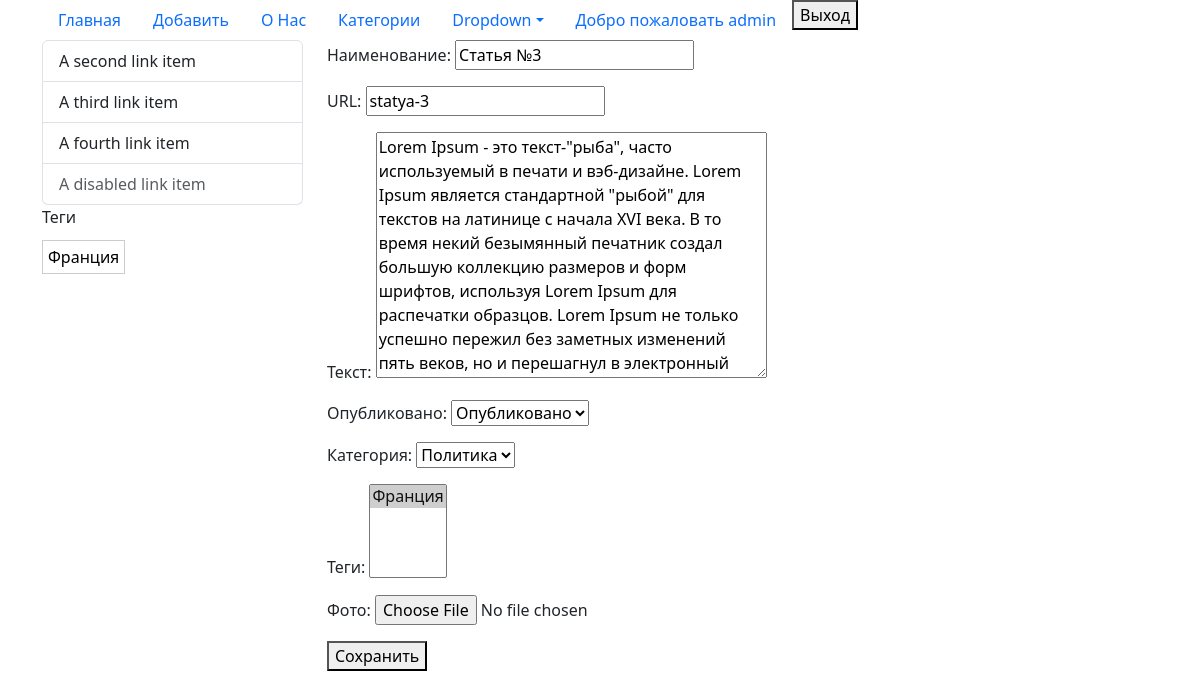
The app's page /edit_post/statya-3/ (signed in), older data.
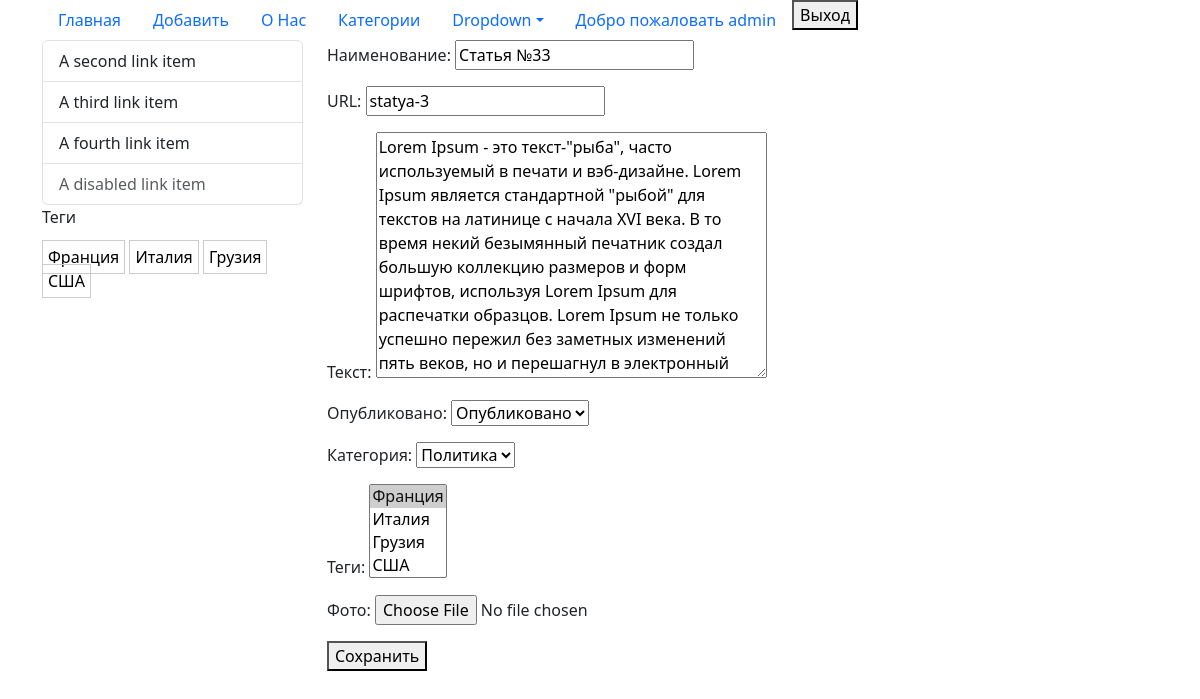
The same page, newer data.
### blog/models.py (models this page shows, shortened)
class PostTags(models.Model):
    tag = models.CharField(max_length=100, db_index=True, verbose_name='Тег')
    slug = models.SlugField(max_length=150, db_index=True, unique=True)
    class Meta:
        verbose_name = 'Тег'
        verbose_name_plural = 'Теги'
    def get_absolute_url(self):
        return reverse('tag', kwargs={'slug': self.slug})
    def __str__(self):
        return self.tag

class Post(models.Model):
    class Status(models.IntegerChoices):
        published = 1, 'Опубликовано'
        draft = 0, 'Черновик'
    title = models.CharField(max_length=250, verbose_name='Наименование')
    slug = models.SlugField(unique=True, verbose_name='URL')
    content = models.TextField(verbose_name='Текст')
    created = models.DateTimeField(auto_now_add=True, verbose_name='Создан', null=True, blank=True)
    updated = models.DateTimeField(auto_now=True, verbose_name='Изменён', null=True)
    is_published = models.BooleanField(choices=tuple(map(lambda x: (bool(x[0]), x[1]), Status.choices)), default=Status.draft, verbose_name='Опубликовано')
    category = models.ForeignKey(Category, on_delete=models.CASCADE, related_name='posts', verbose_name='Категория')
    tags = models.ManyToManyField(PostTags, related_name='tags', verbose_name='Теги', blank=True)
    image = models.ImageField(upload_to='photos/%Y/%m/%d', verbose_name="Фото", blank=True, null=True)
    class Meta:
        verbose_name = 'Статья'
        verbose_name_plural = 'Статьи'
        ordering = ['-created']

class Category(models.Model):
    title = models.CharField(max_length=100, verbose_name='Название')
    slug = models.CharField(max_length=100, unique=True, verbose_name='URL')
    created = models.DateTimeField(auto_now_add=True, verbose_name='Создан', null=True, blank=True)
    description = models.TextField(verbose_name='Описание')
    image = models.ImageField(upload_to='photos/%Y/%m/%d', verbose_name="Фото", blank=True, null=True)
    class Meta:
        verbose_name = 'Категория'
        verbose_name_plural = 'Категории'
    def get_absolute_url(self):
        return reverse('cat', kwargs={'slug': self.slug})
    def __str__(self):
        return self.title

### blog/views.py (the view)
# urls.py: path('edit_post/<slug:slug>/', PostEditPage.as_view(), name='edit_post'),
class PostEditPage(LoginRequiredMixin, UpdateView):
    model = Post
    fields = '__all__'
    template_name = 'blog/add_post.html'
    success_url = reverse_lazy('index')
    extra_context = {
        'title': 'Редактирование страницы'
    }

### blog/templatetags/blog_tags.py (called while the page is built)
@register.simple_tag()
def get_category():
    return Category.objects.all()

@register.simple_tag()
def get_tags():
    return PostTags.objects.all()

### blog/templates/blog/add_post.html (shortened to what this page needs)
{% extends 'base.html' %}
{% block content %}
    <form action="" method="post" enctype="multipart/form-data">
        {{ form.as_p }}
    <button type="submit">Сохранить</button>
    </form>
{% endblock %}

### templates/base.html (shortened to what this page needs)
{% load static %}
{% load blog_tags %}
{% load cache %}
<!doctype html>
<html lang="ru">
<head>
    <link href="https://cdn.jsdelivr.net/npm/bootstrap@5.3.7/dist/css/bootstrap.min.css" rel="stylesheet"
>
    <link rel="stylesheet" href="{% static 'users/css/style.css' %}">
    <link rel="stylesheet" href="{% static 'blog/css/style.css' %}">
</head>
<body>
<header class="header">
    <div class="header_menu">
        <div class="container">
            <ul class="nav nav-pills">
                <li class="nav-item">
                    <a class="nav-link" aria-current="page" href="{% url 'index' %}">Главная</a>
                </li>
                <li class="nav-item">
                    <a class="nav-link" aria-current="page" href="{% url 'add_post' %}">Добавить</a>
                </li>
                <li class="nav-item">
                    <a class="nav-link" aria-current="page" href="{% url 'about' %}">О Нас</a>
                </li>
                <li class="nav-item">
                    <a class="nav-link" aria-current="page" href="{% url 'category' %}">Категории</a>
                </li>
                <li class="nav-item dropdown">
                    <a class="nav-link dropdown-toggle" data-bs-toggle="dropdown" href="#" role="button"
                       aria-expanded="false">Dropdown</a>
                        {% get_category as nav_categories %}
                </li>
                {% if user.is_authenticated %}
                    <li class="nav_item"><a class="nav-link" href="{% url 'profile' %}">Добро
                        пожаловать {{ user.username }}</a></li>
                    <li class="nav_item">
                        <form action="{% url 'logout' %}" method="post">
                            <button class="logout" type="submit">Выход</button>
                        </form>
                    </li>
                {% else %}
                    <li><a class="nav_item" href="{% url 'login' %}">Вход</a> | <a href="{% url 'register' %}">Регистрация</a>
                    </li>
                {% endif %}
            </ul>
        </div>
    </div>
</header>
<content class="content">
    <div class="container">
        <div class="row">
            <div class="sidebar col-md-3">
                <div class="list-group">
                    <a href="#" class="list-group-item list-group-item-action">A second link item</a>
                    <a href="#" class="list-group-item list-group-item-action">A third link item</a>
                    <a href="#" class="list-group-item list-group-item-action">A fourth link item</a>
                    <a href="#" class="list-group-item list-group-item-action disabled" aria-disabled="true">A disabled
                        link item</a>
                </div>
                {% get_tags as tags %}
                <p>Теги</p>
                <div class="tags">
                    {% for tag in tags %}
                        <a class="tag" href="{{ tag.get_absolute_url }}">{{ tag }}</a>
                    {% endfor %}
                </div>
            </div>
            <div class="main col-md-9">
                {% block content %}{% endblock %}
            </div>
        </div>
    </div>
</content>
</body>
</html>

Row changes from the older to the newer data that the page shows:
added PostTags: tag "Италия"
added PostTags: tag "Грузия"
added PostTags: tag "США"
changed Post "statya-3": title "Статья №3" → "Статья №33"
Text that changed along with them:
form field tags: "Франция ☑" → "Франция ☑ / Италия / Грузия / США"
